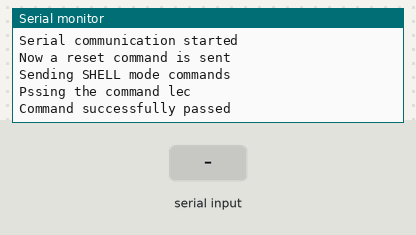
The sketch below on a simulated Arduino Mega 2560, built with avr-gcc and run on an emulated ATmega2560. Shown: the last lines printed to the serial monitor. The test bench sets the inputs (shaded band).

Above: at 6.4 s.
6.5 s: "1\n" received over the second serial link
At 7.7 s:
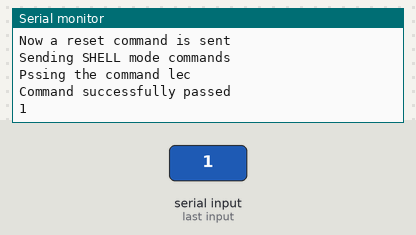
8.0 s: "0\n" received over the second serial link
At 8.8 s:
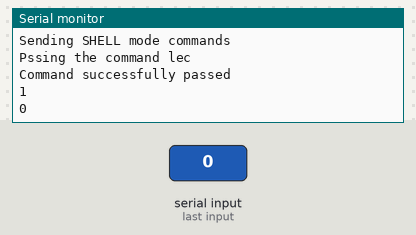
9.5 s: "2\n" received over the second serial link
At 10.0 s:
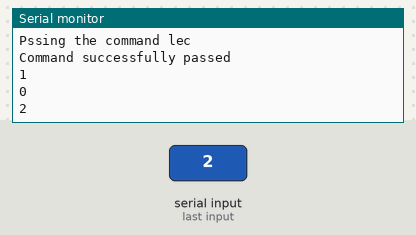

The sketch:

UART_test4.ino
```cpp
/*
 * Author: Francesco Malacarne
 *
 * Aim: connect Arduino MEGA to DWM1001-dev module to see the relative distance
 * between two DWM1001-dev modules.
 *
 * Setup: one module set as active tag (connected to Arduino) the other one
 * set as active anchor (initiator) and plug to a battery/main. To perform
 * the initialization refer to the firmware user guide at page 15-16.
 *
 * Remark: be careful with the connection: DWM1001 needs 3.3V, so create a voltage
 * divider between the Arduino and the module.
*/

String rndm; // random string used to get rid of the first communication
int Tout; // needed to use millis()

void setup() {

  Serial.begin(115200); // it could be different according to your arduino serial baud setup
  Serial1.begin(115200); // dwm1001 require 115200 baud as specified in Decawave guides
  Serial.println("Serial communication started");

  // Now we are going to send a reset command so that we know the initial state of the module
  Serial.println("Now a reset command is sent");
  Serial1.print("reset\r");
  // Wait for 2 seconds so that the reset has enough time to be actuated
  Tout = millis()+2000;
  while(Tout>millis());

  // Enter the SHELL mode pressing enter twice
  Serial.println("Sending SHELL mode commands");
  Serial1.write(0x0D); // send the first "Enter" to get into SHELL Mode
  Serial1.write(0x0D); // send the second "Enter" to get into SHELL Mode

  // Wait for some time to let the module enter into SHELL mode
  Tout = millis() +1500;
  while(millis()<Tout)
    rndm = Serial1.readString(); // Do nothing with what you just read

  // Pass the command you want according to the API guide
  Serial.println("Pssing the command lec");
  delay(200);
  Serial1.write(0x6C); //send "l"
  delay(200);
  Serial1.write(0x65); //send "e"
  delay(200);
  Serial1.write(0x63); //send "c"
  delay(200);
  Serial1.write(0x0D); //send "Enter"
  delay(200);
  Serial.println("Command successfully passed");
  delay(200);
}

void loop() {
  Serial.println(Serial1.readStringUntil('\n')); //show position in Serial Monitor
}
```

Measured:
- after the input at 6.5 s, the serial monitor: prints a new line at once (image 1)
- after the input at 8.0 s, the serial monitor: prints a new line at once (image 2)
- after the input at 9.5 s, the serial monitor: prints a new line at once (image 3)
